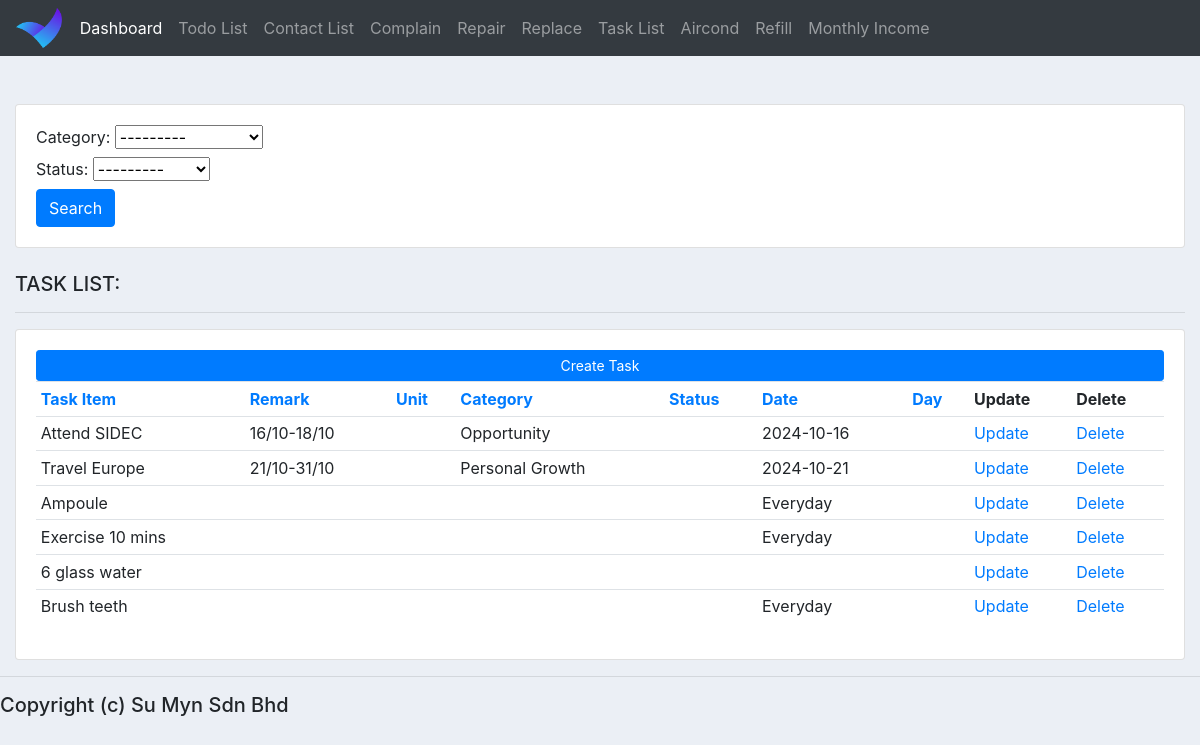
/table_task_list/, run on an earlier commit of the app's database.
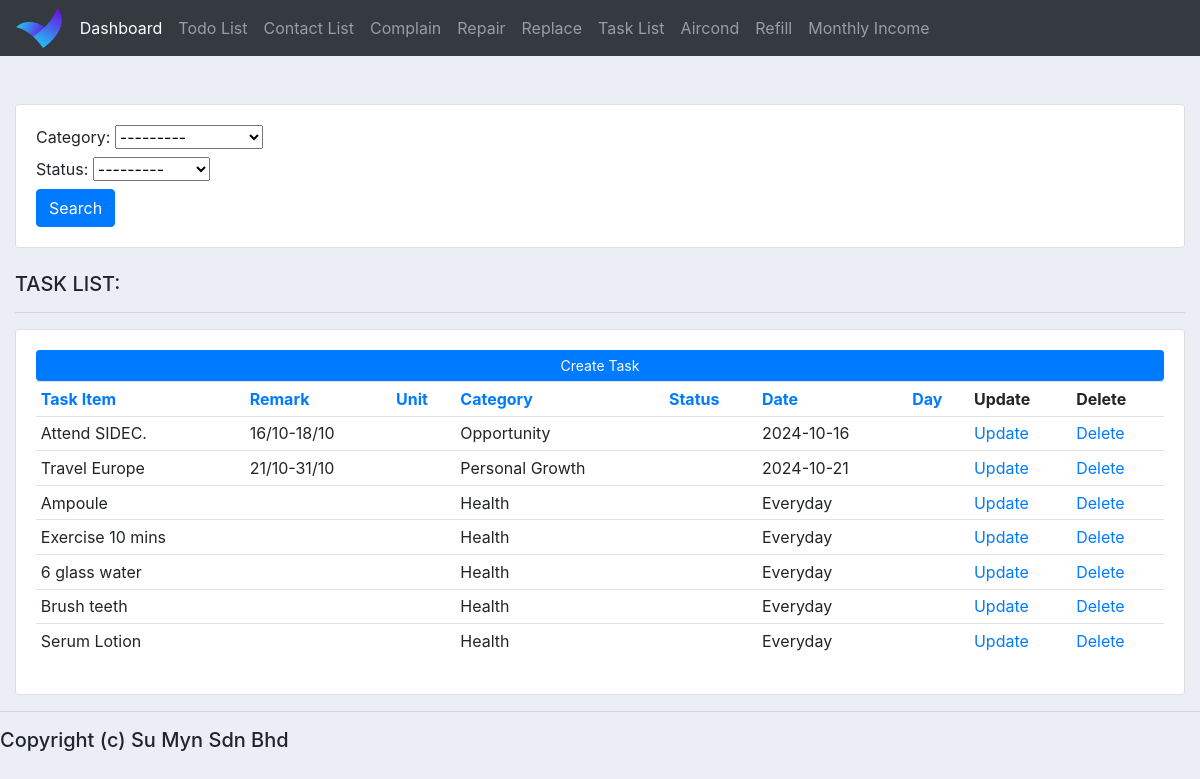
And on a later commit of the database.
### homestay_app/models.py (models this page shows, shortened)
class TaskList(models.Model):
    CATEGORY = (
        ("Not Chosen", "Not Chosen"),
        ("Todo", "Todo"),
        ("Personal Growth", "Personal Growth"),
        ("Money Matter", "Money Matter"),
        ("Health", "Health"),
        ("Opportunity", "Opportunity"),
        ("Homestay", "Homestay"),
        ("Stock Market", "Stock Market"),
        ("Ecommerce", "Ecommerce"),
        ("HouseKeeping", "HouseKeeping")
    )
    STATUS = (
        ("Not Chosen", "Not Chosen"),
        ("Today", "Today"),
        ("Tomorrow", "Tomorrow"),
        ("Pending", "Pending"),
        ("Done", "Done"),
        ("This Week", "This Week"),
        ("This Month", "This Month"),
        ("This Year", "This Year"),
        ("After Europe", "After Europe"),
    )
    task_item = models.CharField(max_length=200, null=True, blank=True)
    remark = models.CharField(max_length=200, null=True, blank=True)
    unit = models.CharField(max_length=30, null=True, blank=True)
    category = models.CharField(max_length=30, null=True, blank=True, choices=CATEGORY)
    status =  models.CharField(max_length=30, blank=True, null=True, choices=STATUS)
    date = models.CharField(max_length=30, null=True, blank=True)
    day = models.CharField(max_length=30, null=True, blank=True)
    created_at = models.DateTimeField(auto_now_add=True, null=True, blank=True)
    updated_at = models.DateTimeField(auto_now=True, null=True, blank=True)

### homestay_app/views.py (the view)
# urls.py: path('table_task_list/', views.taskList, name='taskList'),
def taskList(request):
    task_list = TaskList.objects.all()
    sort_by = request.GET.get('sort', '')
    valid_sort_fields_tasklist = ['task_item', 'remark', 'unit', 'category', 'status', 'date', 'day', 'created_at']
    if sort_by in valid_sort_fields_tasklist:
        task_list = task_list.order_by(F(sort_by).asc(nulls_last=True))
    myFilter = TaskListFilter(request.GET, queryset=task_list)
    task_list = myFilter.qs
    context = {
        'current_sort': sort_by,
        'task_list': task_list,
        'myFilter': myFilter
    }
    return render(request, 'table_task_list.html', context)

### homestay_app/templates/table_task_list.html (shortened to what this page needs)
{%  extends 'base.html' %}
{% block content %}
<br>
<div class="row">
	<div class="col-md-12">
		<br>
		<div class="row">
			<div class="col">
				<div class="card card-body">
					<form method="get">
						{{myFilter.form}}
						<button class="btn btn-primary" type="submit">Search</button>
					</form>
				</div>
			</div>
		</div>
		<br>
		<h5>TASK LIST:</h5>
		<hr>
		<div class="card card-body">
			<a class="btn btn-primary  btn-sm btn-block" href="{% url 'formTaskList' %}">Create Task</a>
			<table class="table table-sm">
				<tr>
					<th><a href="?sort=task_item" class="{% if current_sort == 'task_item' %}sort-indicator-tasklist{% endif %}">Task Item</a></th>
					<th><a href="?sort=remark" class="{% if current_sort == 'remark' %}sort-indicator-tasklist{% endif %}">Remark</a></th>
					<th><a href="?sort=unit" class="{% if current_sort == 'unit' %}sort-indicator-tasklist{% endif %}">Unit</a></th>
					<th><a href="?sort=category" class="{% if current_sort == 'category' %}sort-indicator-tasklist{% endif %}">Category</a></th>
					<th><a href="?sort=status" class="{% if current_sort == 'status' %}sort-indicator-tasklist{% endif %}">Status</a></th>
					<th><a href="?sort=date" class="{% if current_sort == 'date' %}sort-indicator-tasklist{% endif %}">Date</a></th>
					<th><a href="?sort=day" class="{% if current_sort == 'day' %}sort-indicator-tasklist{% endif %}">Day</a></th>
					<th>Update</th>
					<th>Delete</th>
				</tr>
				{% for m in task_list %}
					<tr>
						<td>{{m.task_item|default:"" }}</td>
						<td>{{m.remark|default:"" }}</td>
						<td>{{m.unit|default:"" }}</td>
						<td>{{m.category|default:"" }}</td>
						<td>{{m.status|default:"" }}</td>
						<td>{{m.date|default:"" }}</td>
						<td>{{m.day|default:"" }}</td>
						<td><a href="{% url 'updateTaskList' m.id %}">Update</a></td>
						<td><a href="{% url 'deleteTaskList' m.id %}">Delete</a></td>
					</tr>
				{% endfor %}
			</table>
		</div>
	</div>
</div>
{% endblock %}

### homestay_app/templates/base.html (shortened to what this page needs)
{% load static %}
<!DOCTYPE html>
<html>
<head>
	<link rel="stylesheet" href="https://stackpath.bootstrapcdn.com/bootstrap/4.3.1/css/bootstrap.min.css">
	<link rel="stylesheet" type="text/css" href="{% static '/css/base.css' %}">
</head>
<body>
	{%  include 'navbar.html' %}
	<div class="container-fluid">
	{% block content %}
	{% endblock %}
    </div>
	<hr>
	<h5>Copyright (c) Su Myn Sdn Bhd</h5>
</body>
</html>

### homestay_app/templates/navbar.html (shortened to what this page needs)
{% load static %}
<nav class="navbar navbar-expand-lg navbar-dark bg-dark">
  <img src="{% static 'images/logo33.png' %}" class="navbar-logo">
  <div class="collapse navbar-collapse" id="navbarNav">
    <ul class="navbar-nav">
      <li class="nav-item active">
        <a class="nav-link" href="{% url 'index' %}">Dashboard</a>
      </li>
      <li class="nav-item">
        <a class="nav-link" href="{% url 'todoList' %}">Todo List</a>
      </li>
      <li class="nav-item">
        <a class="nav-link" href="{% url 'contactList' %}">Contact List</a>
      </li>
      <li class="nav-item">
        <a class="nav-link" href="{% url 'complainList' %}">Complain</a>
      </li>
      <li class="nav-item">
        <a class="nav-link" href="{% url 'repairList' %}">Repair</a>
      </li>
      <li class="nav-item">
        <a class="nav-link" href="{% url 'replaceList' %}">Replace</a>
      </li>
      <li class="nav-item">
        <a class="nav-link" href="{% url 'taskList' %}">Task List</a>
      </li>
      <li class="nav-item">
        <a class="nav-link" href="#">Aircond</a>
      </li>
      <li class="nav-item">
        <a class="nav-link" href="#">Refill</a>
      </li>
      <li class="nav-item">
        <a class="nav-link" href="#">Monthly Income</a>
      </li>
    </ul>
  </div>
</nav>

### static/css/base.css (style rules this page uses)
.navbar-logo { height: 40px; width: auto; margin-right: 10px; }
body { background-color: #ebeff5; }

What changed in the data, as far as the page shows it:
changed TaskList "Opportunity": task_item "Attend SIDEC" → "Attend SIDEC."
changed TaskList "Ampoule": category (not shown) → "Health"
changed TaskList "Exercise 10 mins": category (not shown) → "Health"
changed TaskList "6 glass water": category (not shown) → "Health"; date (not shown) → "Everyday"
changed TaskList "Brush teeth": category (not shown) → "Health"
added TaskList: task_item "Serum Lotion", category "Health", date "Everyday"
